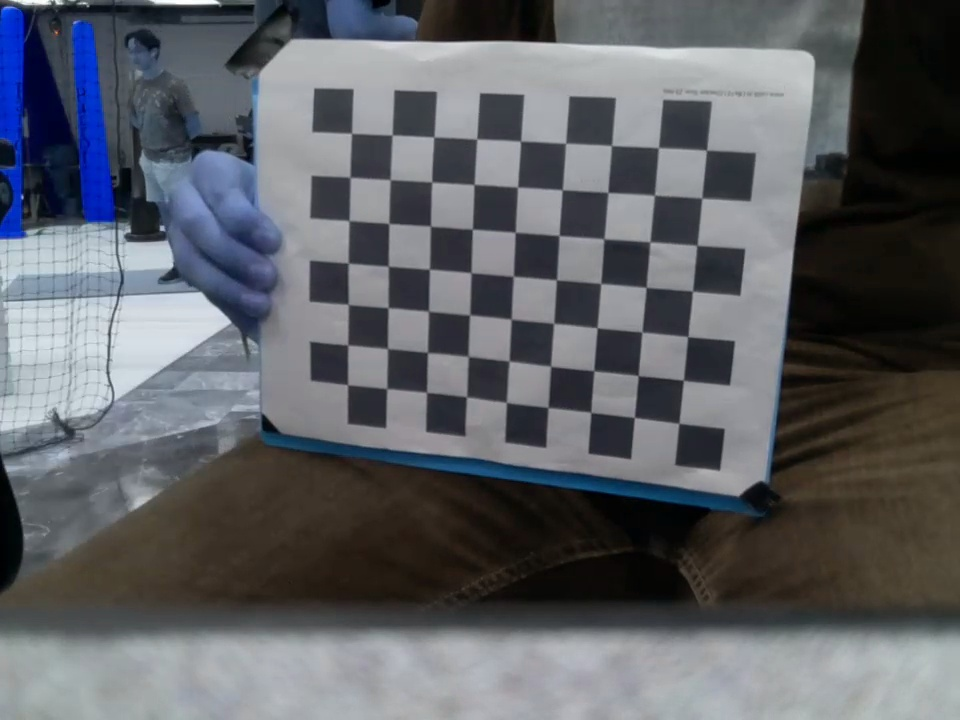
#> input picture practices/chessboard_drone/photo0.jpg, 960 x 720 px; its folder holds only this picture in this run
$ python calibrationTest.py
#> lines starting #> are read from the running program, lines starting #| are printed output that depends on the picture; after the words box and inside, x2 and y2 are one past the last pixel; in counts of white or black regions, pixels touching at a corner belong together
import numpy as np
import cv2 as cv
import glob

# Termination criteria
criteria = (cv.TERM_CRITERIA_EPS + cv.TERM_CRITERIA_MAX_ITER, 30, 0.001)

# Chessboard size
n = 7
m = 9

# Prepare object points, like (0,0,0), (1,0,0), (2,0,0) ....,(6,5,0)
objp = np.zeros((n*m,3), np.float32)
objp[:,:2] = np.mgrid[0:n,0:m].T.reshape(-1,2)

# Arrays to store object points and image points from all the images.
objpoints = [] # 3d point in real world space
imgpoints = [] # 2d points in image plane.

images = glob.glob('practices/chessboard_drone/*.jpg')

for fname in images:
 img = cv.imread(fname)
#> img is the input picture: shape (720, 960, 3); mean B, G, R 101.6, 96.4, 93.8
 gray = cv.cvtColor(img, cv.COLOR_BGR2GRAY)
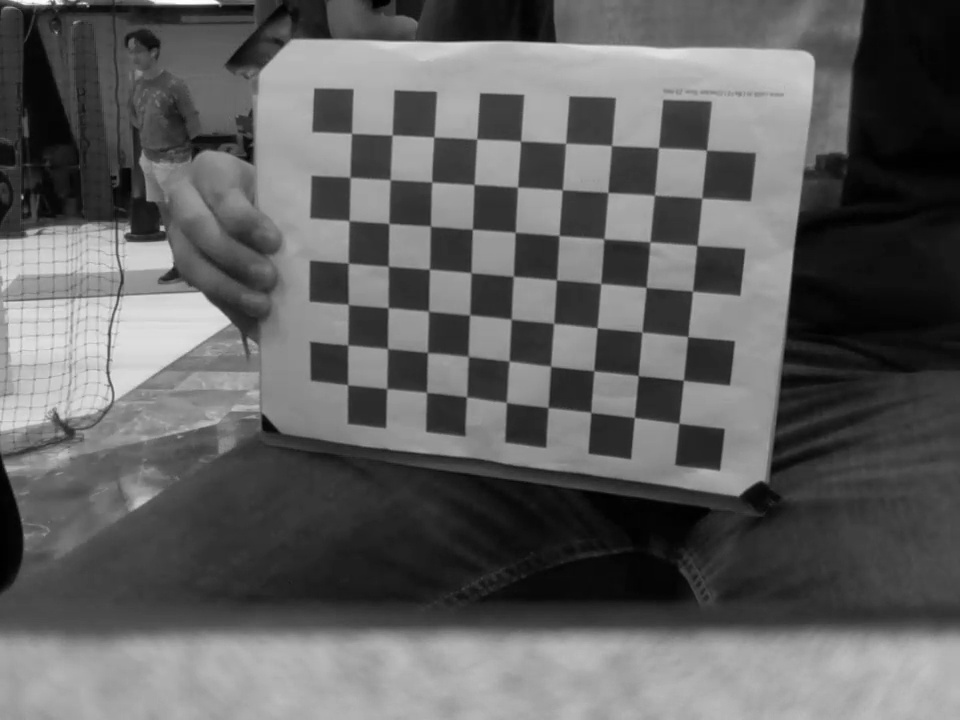
#> gray: shape (720, 960); min 0, max 255, mean 96.2

 # Find the chess board corners
 ret, corners = cv.findChessboardCorners(gray, (n,m), None)
#> ret = True; corners = 63 rows, first 8: [706.2, 150.2], [701.8, 198.5], [696.8, 245.4], [692.6, 291.5], [687.5, 336.7], [683.1, 380.2], [678.9, 423.3], [658.5, 147.7]

 # If found, add object points, image points (after refining them)
 if ret == True:
  objpoints.append(objp)

  corners = cv.cornerSubPix(gray,corners, (11,11), (-1,-1), criteria)
#> corners = 63 rows, first 8: [706.5, 150.2], [701.8, 198.1], [697, 245.4], [692.5, 291.1], [687.9, 336.6], [683.5, 380.3], [678.9, 423.3], [658.4, 147.6]
  imgpoints.append(corners)

 # Draw and display the corners
 cv.drawChessboardCorners(img, (n,m), corners, ret)
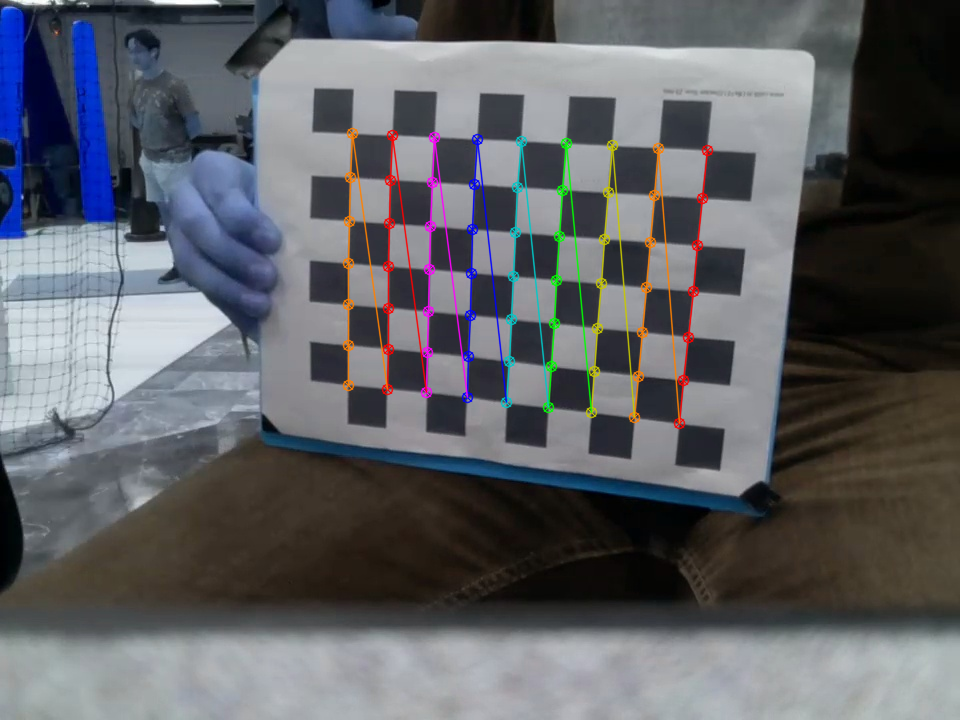
#> img: shape (720, 960, 3); 2.67% of pixels changed, all inside (x1, y1, x2, y2) = (342, 127, 714, 430)
 cv.imshow('img', img)
 key = cv.waitKey(500)
#> (key q is pressed here)
 if key == ord('n') or key == 110:
  continue
 if key == ord('q') or key == 27:
  exit()
#> (the program exits here)

$ run again, on practices/chessboard_drone/photo4.jpg
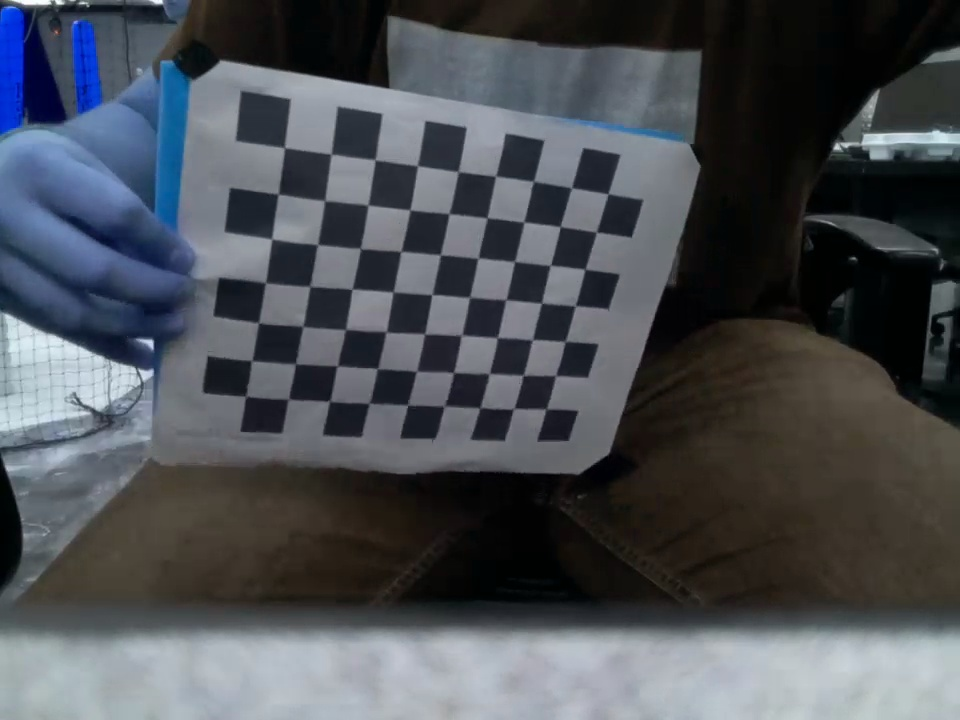
#> input picture practices/chessboard_drone/photo4.jpg, 960 x 720 px
#> img is the input picture: shape (720, 960, 3); mean B, G, R 84.8, 79.1, 75.2
#> `gray = cv.cvtColor(img, cv.COLOR_BGR2GRAY)`:
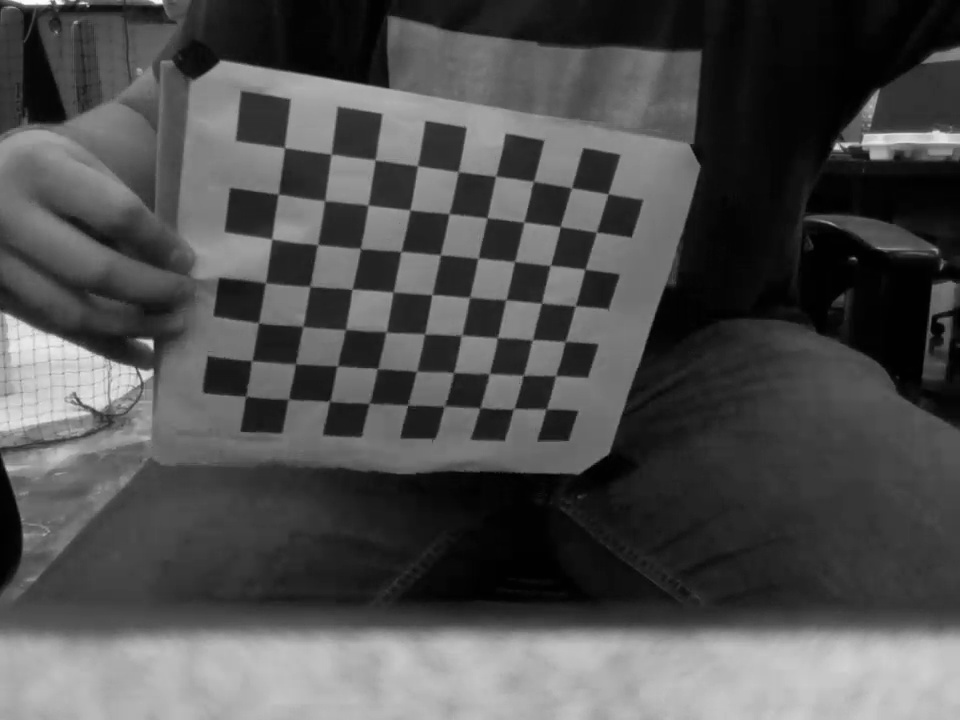
#> gray: shape (720, 960); min 0, max 254, mean 78.6
#> `ret, corners = cv.findChessboardCorners(gray, (n,m), None)`: ret = True; corners = 63 rows, first 8: [608.3, 193.9], [596.6, 232], [584.7, 269.3], [575.3, 306.3], [565.1, 342.5], [555.7, 375.5], [545.7, 408.6], [571.8, 188]
#> `corners = cv.cornerSubPix(gray,corners, (11,11), (-1,-1), criteria)`: corners = 63 rows, first 8: [608.1, 193.8], [596.3, 232.1], [585, 269.2], [575.2, 305.7], [565.1, 341.5], [555.5, 375.6], [546.1, 409], [571.4, 187.7]
#> `cv.drawChessboardCorners(img, (n,m), corners, ret)`:
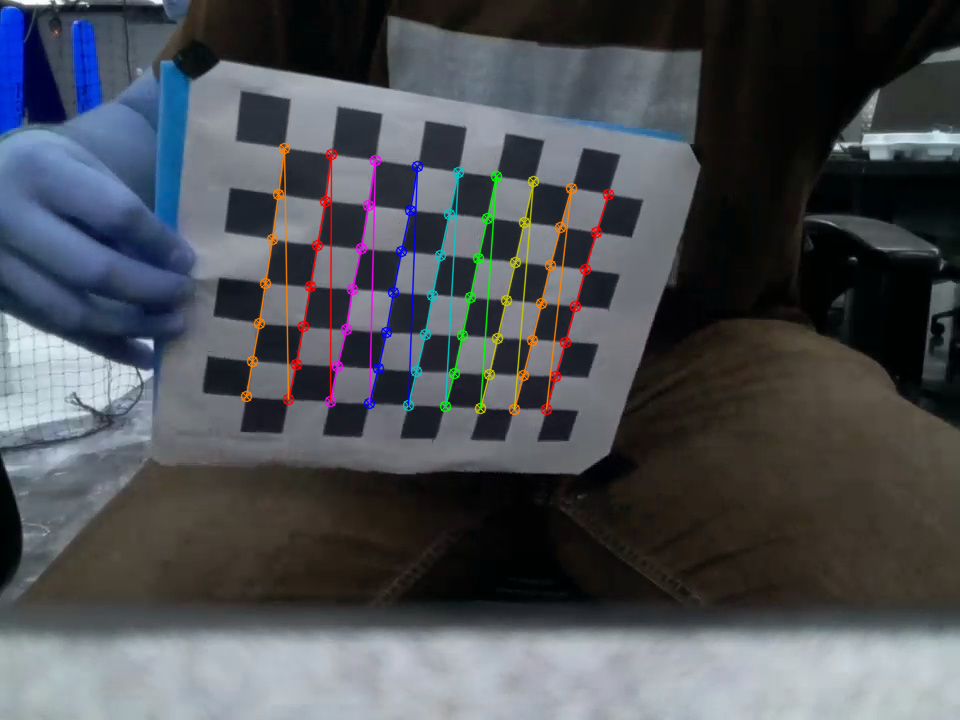
#> img: shape (720, 960, 3); 2.45% of pixels changed, all inside (x1, y1, x2, y2) = (240, 142, 615, 416)

$ run again, on practices/chessboard_drone/photo5.jpg
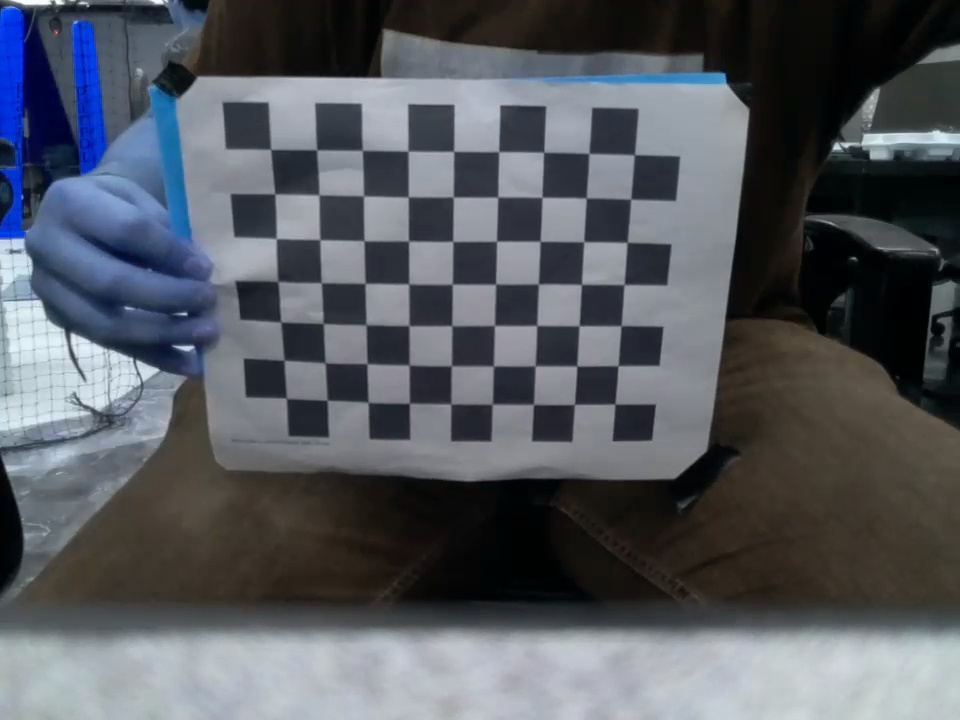
#> input picture practices/chessboard_drone/photo5.jpg, 960 x 720 px
#> img is the input picture: shape (720, 960, 3); mean B, G, R 96.1, 89.4, 85.3
#> `gray = cv.cvtColor(img, cv.COLOR_BGR2GRAY)`:
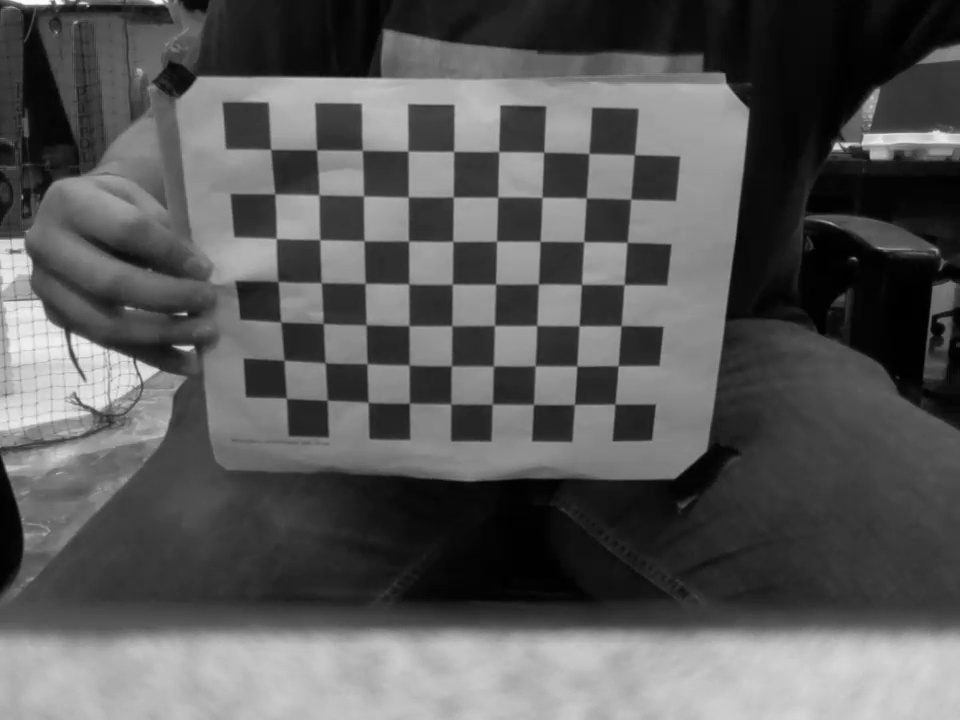
#> gray: shape (720, 960); min 0, max 254, mean 89
#> `ret, corners = cv.findChessboardCorners(gray, (n,m), None)`: ret = True; corners = 63 rows, first 8: [634.7, 155.5], [631.5, 198.8], [627.2, 242.8], [624.9, 284], [621.3, 326.6], [617.6, 366.7], [614.8, 404.1], [588.9, 153.5]
#> `corners = cv.cornerSubPix(gray,corners, (11,11), (-1,-1), criteria)`: corners = 63 rows, first 8: [634.4, 154.7], [630.7, 199.1], [627.1, 242.4], [624, 284.5], [621.1, 325.7], [618, 365.7], [614.9, 404.1], [588.8, 153.5]
#> `cv.drawChessboardCorners(img, (n,m), corners, ret)`:
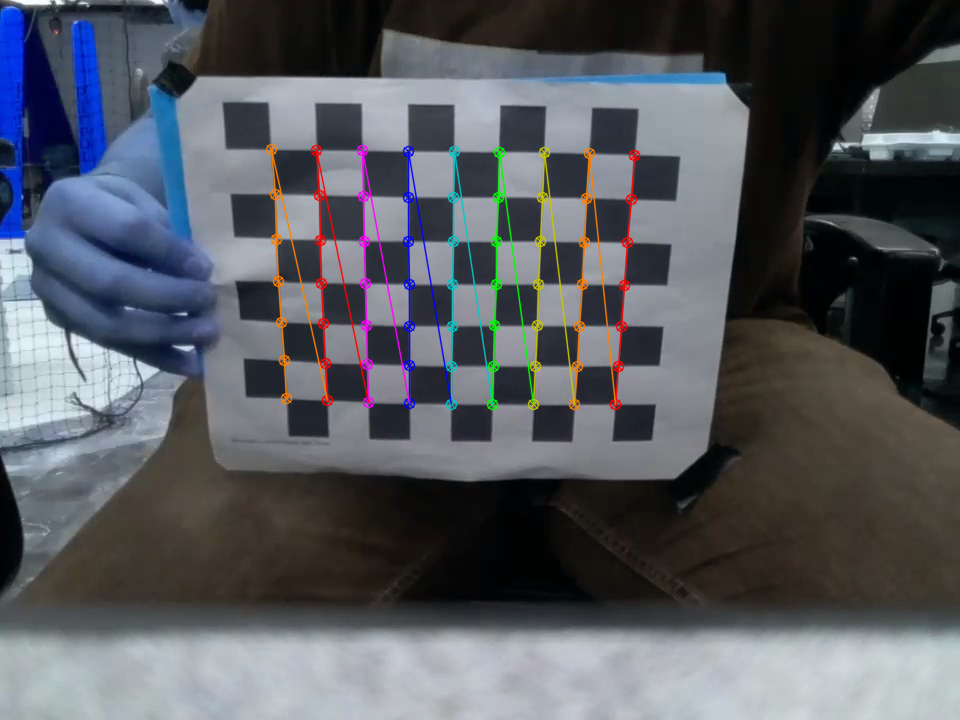
#> img: shape (720, 960, 3); 2.58% of pixels changed, all inside (x1, y1, x2, y2) = (265, 143, 641, 411)

$ run again, on practices/chessboard_drone/photo6.jpg
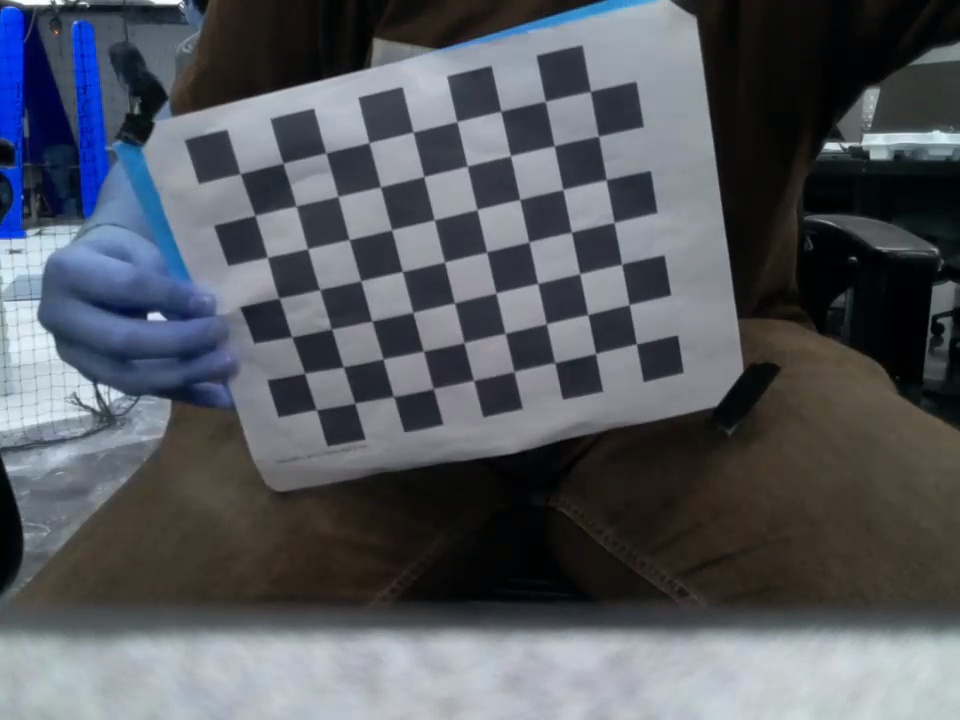
#> input picture practices/chessboard_drone/photo6.jpg, 960 x 720 px
#> img is the input picture: shape (720, 960, 3); mean B, G, R 95.3, 88.6, 84.6
#> `gray = cv.cvtColor(img, cv.COLOR_BGR2GRAY)`:
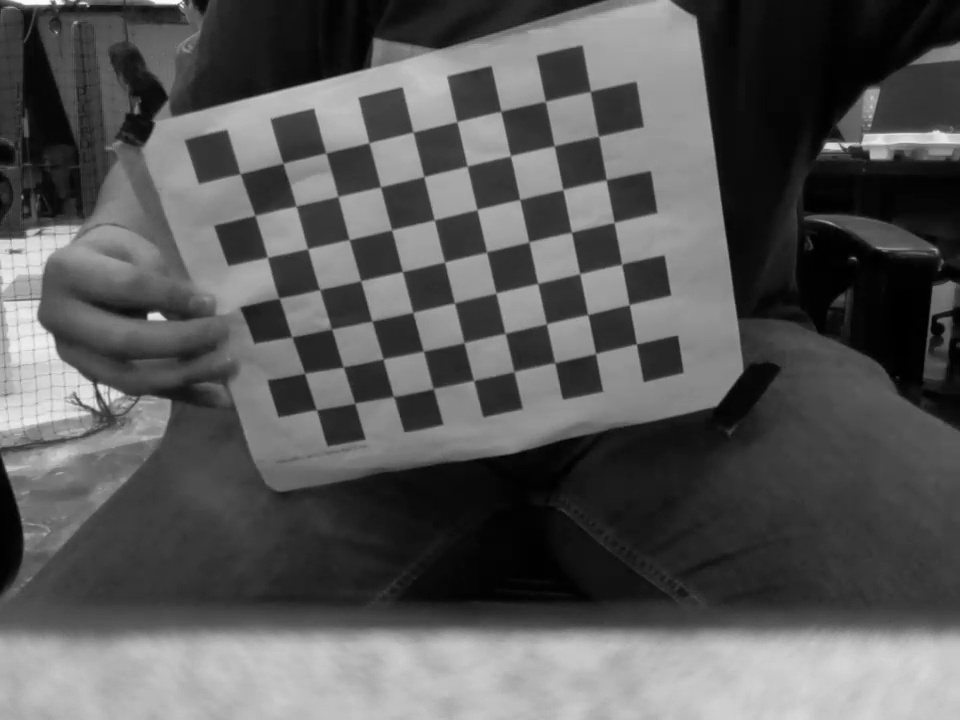
#> gray: shape (720, 960); min 0, max 254, mean 88.1
#> `ret, corners = cv.findChessboardCorners(gray, (n,m), None)`: ret = True; corners = 63 rows, first 8: [590.3, 91.7], [598.5, 136.5], [606.1, 179.6], [614, 222.6], [621.7, 264.6], [629.5, 305], [636.4, 344], [545.2, 101.5]
#> `corners = cv.cornerSubPix(gray,corners, (11,11), (-1,-1), criteria)`: corners = 63 rows, first 8: [590.3, 91.33], [598.5, 136.2], [606.1, 179.8], [614, 222.4], [621.6, 264.2], [629.1, 304.7], [636.4, 343.9], [545.3, 101.3]
#> `cv.drawChessboardCorners(img, (n,m), corners, ret)`:
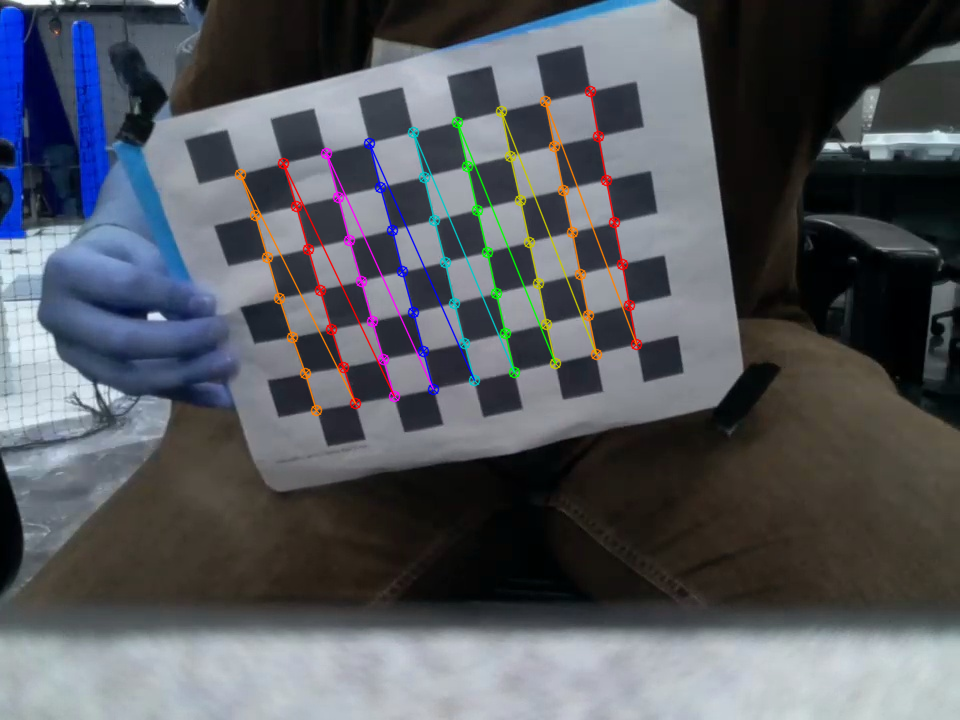
#> img: shape (720, 960, 3); 2.52% of pixels changed, all inside (x1, y1, x2, y2) = (234, 85, 643, 417)
